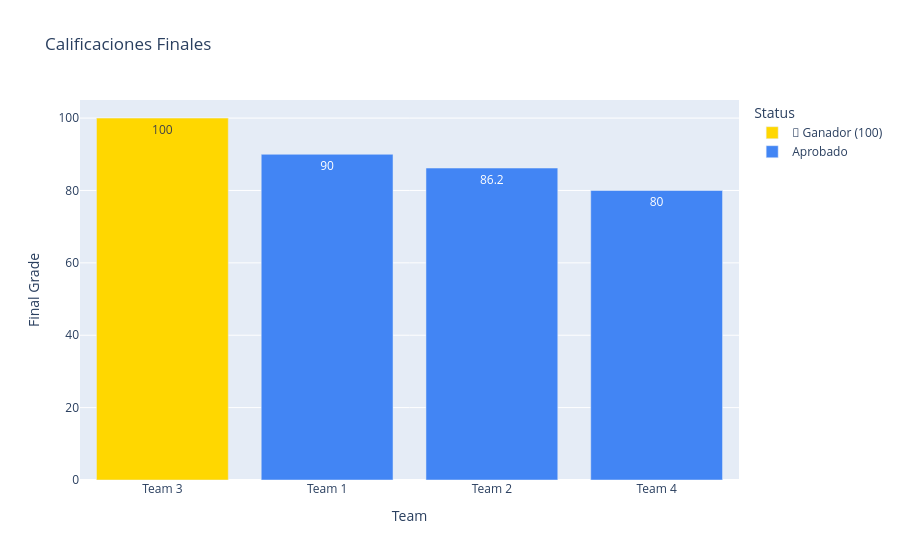

Notebook code for this chart:
### Code cell
fig3 = px.bar(df_final, x="Team", y="Final Grade", color="Status",
             title="Calificaciones Finales", text_auto=True,
             color_discrete_map={"🦈 Ganador (100)": "#FFD700", "Aprobado": "#4285F4"})
fig3.update_yaxes(range=[0, 105])
fig3.show()

### Figure 1 — Plotly figure (JSON) as saved in the notebook; plotly's stock layout.template omitted (floating-point values rounded to 4 significant figures)
{"data": [{"hovertemplate": "Status=🦈 Ganador (100)<br>Team=%{x}<br>Final Grade=%{y}<extra></extra>", "legendgroup": "🦈 Ganador (100)", "marker": {"color": "#FFD700", "pattern": {"shape": ""}}, "name": "🦈 Ganador (100)", "orientation": "v", "showlegend": true, "textposition": "auto", "texttemplate": "%{y}", "type": "bar", "x": ["Team 3"], "xaxis": "x", "y": [100.0], "yaxis": "y"}, {"hovertemplate": "Status=Aprobado<br>Team=%{x}<br>Final Grade=%{y}<extra></extra>", "legendgroup": "Aprobado", "marker": {"color": "#4285F4", "pattern": {"shape": ""}}, "name": "Aprobado", "orientation": "v", "showlegend": true, "textposition": "auto", "texttemplate": "%{y}", "type": "bar", "x": ["Team 1", "Team 2", "Team 4"], "xaxis": "x", "y": [90.0, 86.2, 80.0], "yaxis": "y"}], "layout": {"barmode": "relative", "legend": {"title": {"text": "Status"}, "tracegroupgap": 0}, "title": {"text": "Calificaciones Finales"}, "xaxis": {"anchor": "y", "domain": [0, 1], "title": {"text": "Team"}}, "yaxis": {"anchor": "x", "domain": [0, 1], "range": [0, 105], "title": {"text": "Final Grade"}}}}
